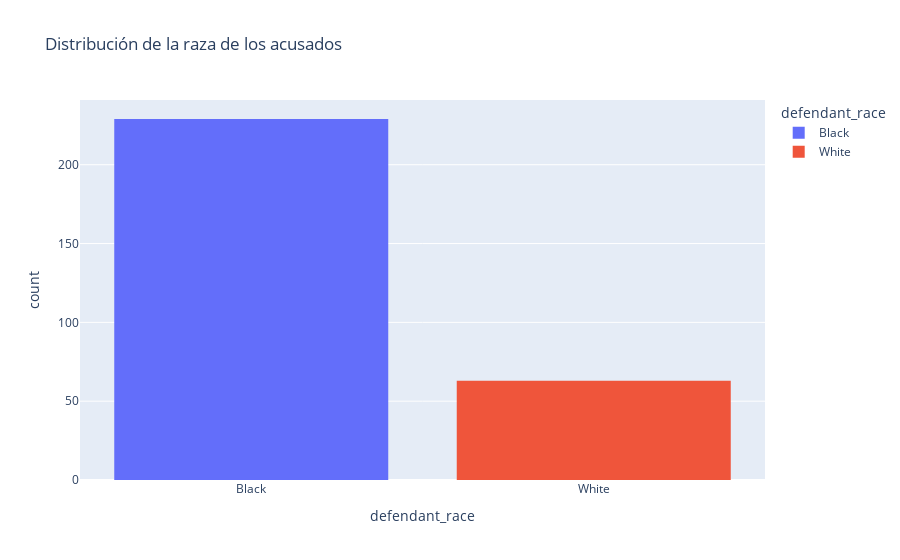

Write notebook code for a chart like this one.
### Code cell
import plotly.express as px

fig = px.histogram(data_trials, x="defendant_race",labels=None,title="Distribución de la raza de los acusados",color='defendant_race')
fig.show()
#color_discrete_sequence=['#1f77b4']

### Figure 1 — Plotly figure (JSON) as saved in the notebook; plotly's stock layout.template omitted (floating-point values rounded to 4 significant figures; data arrays with more than 128 entries replaced by an {"elided": "..."} marker saying what was removed)
{"data": [{"alignmentgroup": "True", "bingroup": "x", "hovertemplate": "defendant_race=%{x}<br>count=%{y}<extra></extra>", "legendgroup": "Black", "marker": {"color": "#636efa"}, "name": "Black", "offsetgroup": "Black", "orientation": "v", "showlegend": true, "type": "histogram", "x": {"elided": "229 str values"}, "xaxis": "x", "yaxis": "y"}, {"alignmentgroup": "True", "bingroup": "x", "hovertemplate": "defendant_race=%{x}<br>count=%{y}<extra></extra>", "legendgroup": "White", "marker": {"color": "#EF553B"}, "name": "White", "offsetgroup": "White", "orientation": "v", "showlegend": true, "type": "histogram", "x": ["White", "White", "White", "White", "White", "White", "White", "White", "White", "White", "White", "White", "White", "White", "White", "White", "White", "White", "White", "White", "White", "White", "White", "White", "White", "White", "White", "White", "White", "White", "White", "White", "White", "White", "White", "White", "White", "White", "White", "White", "White", "White", "White", "White", "White", "White", "White", "White", "White", "White", "White", "White", "White", "White", "White", "White", "White", "White", "White", "White", "White", "White", "White"], "xaxis": "x", "yaxis": "y"}], "layout": {"barmode": "relative", "legend": {"title": {"text": "defendant_race"}, "tracegroupgap": 0}, "title": {"text": "Distribución de la raza de los acusados"}, "xaxis": {"anchor": "y", "categoryarray": ["Black", "White"], "categoryorder": "array", "domain": [0, 1], "title": {"text": "defendant_race"}}, "yaxis": {"anchor": "x", "domain": [0, 1], "title": {"text": "count"}}}}
